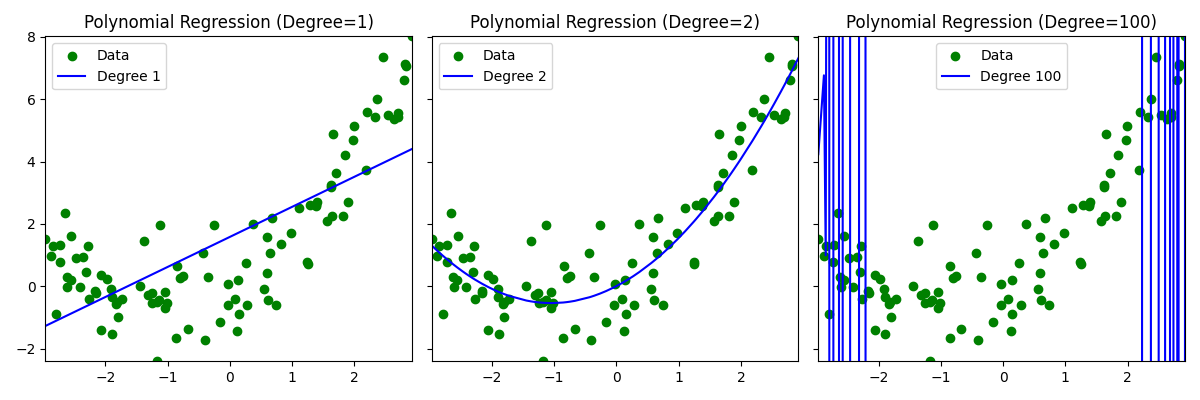

Write Python code to recreate this figure.
import numpy as np
import matplotlib.pyplot as plt

random_seed = 42
np.random.seed(random_seed)

m = 100
X = 6*np.random.rand(m,1) - 3
X = np.sort(X, axis=0)
y = 0.5*X**2+X+np.random.randn(m,1)
print(X)
print(y)
# exit()
# 定义多项式度数
degrees = [1, 2, 100]
cnt = 0
col = ['r','g','b']


fig, axs = plt.subplots(1, 3, figsize=(12, 4), sharey=True)
for degree, ax in zip(degrees, axs):    # 生成多项式特征
    poly_features = np.vander(np.ravel(X), degree + 1, increasing=True)
    # 使用正规方程求解参数theta
    theta_best = np.linalg.inv(poly_features.T @ poly_features) @ poly_features.T @ y
    # 预测值
    y_pred = poly_features @ theta_best
    # 绘图
    
    ax.scatter(X, y, label="Data",color = 'g')

    ax.plot(X, y_pred, label=f"Degree {degree}",color = 'b')

    ax.set_title(f"Polynomial Regression (Degree={degree})")

    ax.legend()
    #设置纵轴范围到 y_min~y_max 
    ax.axis([X.min(), X.max(), y.min(), y.max()])
plt.tight_layout()
plt.legend()
plt.savefig("task2.png")
plt.show()

